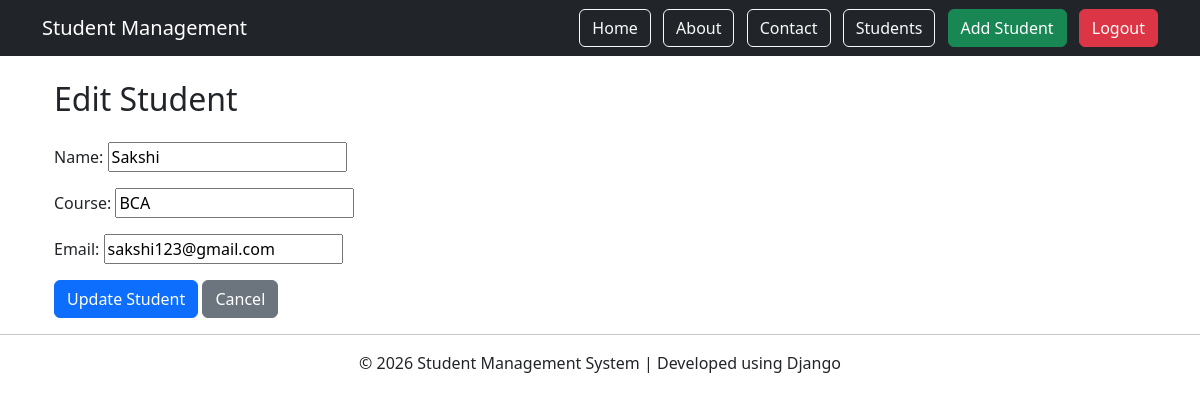
/edit-student/2/ (signed in), run on the app's committed database.
### student/models.py (models this page shows, shortened)
class Student(models.Model):
    name = models.CharField(max_length=100)
    course = models.CharField(max_length=50)
    email = models.EmailField()

### student/views.py (the view)
# urls.py: path('edit-student/<int:id>/', views.edit_student, name='edit_student'),
@login_required
def edit_student(request, id):
    student = get_object_or_404(Student, id=id)
    if request.method == "POST":
        form = StudentForm(request.POST, instance=student)
        if form.is_valid():
            form.save()
            messages.success(request, "Student updated successfully!")
            return redirect('students')
    else:
        form = StudentForm(instance=student)
    return render(request, 'student/edit_student.html', {
        'form': form
    })

### student/forms.py (shortened to what this page needs)
class StudentForm(forms.ModelForm):
    class Meta:
        model = Student
        fields = ['name', 'course', 'email']

### student/templates/student/edit_student.html (shortened to what this page needs)
{% extends 'student/base.html' %}
{% block content %}
<div class="container mt-4">
    <h2 class="mb-4">Edit Student</h2>
    <form method="POST">
        {{ form.as_p }}
        <button type="submit" class="btn btn-primary">
            Update Student
        </button>
        <a href="{% url 'students' %}" class="btn btn-secondary">
            Cancel
        </a>
    </form>
</div>
{% endblock %}

### data on the page
Student: name "Sakshi", course "BCA", email "sakshi123@gmail.com"
